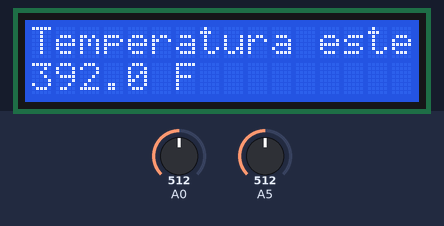
A sketch run on a simulated Arduino Uno, built with avr-gcc and run on an emulated ATmega328P. On the bench: 16×2 character LCD. Inputs (shaded band) come from the test bench; at power-on: A0 = 512, A5 = 512. What the sketch prints to the serial monitor is not drawn.

Above: at 1.2 s.
1.3 s: A0 set to 122
At 4.4 s:
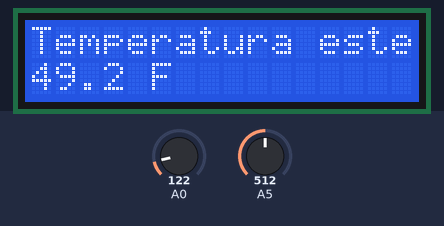
7.5 s: A5 set to 1012
15.2 s: A5 set to 1021
At 19.2 s:
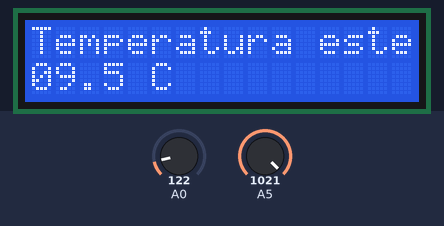
22.6 s: A0 set to 0
At 25.4 s:
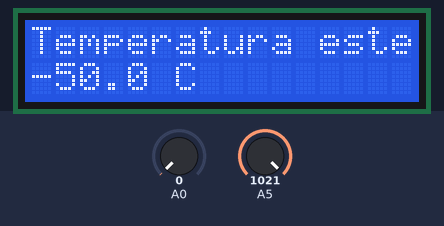
30.3 s: A5 set to 900
At 34.1 s:
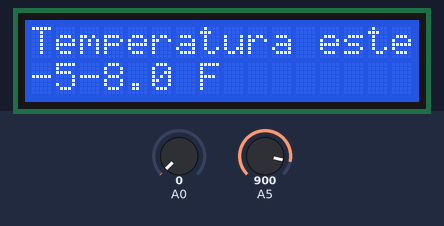
34.6 s: A5 set to 1023
At 36.6 s:
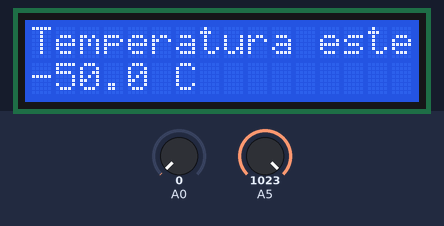
Timing chart, 0 to 38.1 s (numbered marks = the images above; inputs shaded):
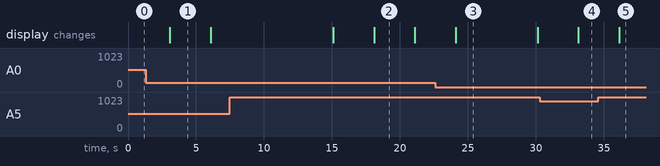

The sketch:

Proiect_SODTR.ino
```cpp
#include <Arduino_FreeRTOS.h>
#include <semphr.h>
#include <queue.h>
#include <LiquidCrystal.h>


LiquidCrystal lcd(12,11,5,4,3,2);
QueueHandle_t q;
SemaphoreHandle_t s;
int aff[5];
int timp=200;


void setup() {

  Serial.begin(9600);
  lcd.begin(16,2);

  xTaskCreate(Temperatura,  "Temperatura",  128,  NULL ,  1 ,  NULL );
  xTaskCreate(Button ,  "Button",  128 ,  NULL,  1 ,  NULL );
  xTaskCreate(Afisare ,  "Afisare",  128 ,  NULL,  1 ,  NULL );

  vSemaphoreCreateBinary(s);
  q=xQueueCreate(1,sizeof(float));
}

void loop()
{

}


void Temperatura( void *pvParameters  )
{
float voltage;
  for (;;)
  {
   int sensorValue = analogRead(A0);
   voltage = sensorValue * 5.0;
   voltage /= 1024.0;
   Serial.println("T");
   xQueueSend(q,&voltage,timp);
   vTaskDelay(timp);

  }
}

void Afisare( void *pvParameters  )
{

  for (;;)
  {
    if(xSemaphoreTake(s,timp))
    {

    lcd.clear();
    lcd.print("Temperatura este");
    lcd.setCursor(0,1);


    for(int i=0;i<4;i++)
  {
    if(i==3)
    lcd.print(".");

    if(aff[0]==0 && i==0)
    continue;
   lcd.print(aff[i]);

  }

  if(aff[4]==1)
    {
     lcd.print(" C");
    }
    else
    {
      lcd.print(" F");
    }
    }
       Serial.println("A");
    vTaskDelay(timp);


}
}

void Button( void *pvParameters  )
{
float Volt;
  for (;;)
  {
     xQueueReceive(q,&Volt,timp);
     int button=analogRead(A5);
    if(button>1020)
     {
    float tempC = (Volt - 0.5) * 100 ;
    int temperatureC=(int)(tempC*10);
    aff[4]=1;
    aff[3]=temperatureC%10;
    temperatureC/=10;
    aff[2]=temperatureC%10;
    temperatureC/=10;
    aff[1]=temperatureC%10;
    temperatureC/=10;
    aff[0]=temperatureC%10;
    temperatureC/=10;


  }
  else
  {
    float tempF = ((Volt - 0.5) * 900.0 / 5.0) + 32.0;
    int temperatureF=(int)(tempF*10);
    aff[4]=0;
    aff[3]=temperatureF%10;
    temperatureF/=10;
    aff[2]=temperatureF%10;
    temperatureF/=10;
    aff[1]=temperatureF%10;
    temperatureF/=10;
    aff[0]=temperatureF%10;
    temperatureF/=10;
  }

   Serial.println("B");
    vTaskDelay(timp);


    xSemaphoreGive(s);
  }
}
```

Measured:
- the behaviour switches between 1020 and 1021 on A5 (found by bisection; images 1 and 2)
- after the input at 1.3 s, the display: changes after 1.8 s (image 1)
- after the input at 15.2 s, the display: changes after 2.9 s (image 2)
- after the input at 22.6 s, the display: changes after 1.5 s (image 3)
- after the input at 30.3 s, the display: changes after 2.8 s (image 4)
- after the input at 34.6 s, the display: changes after 1.5 s (image 5)
- what the display in image 1 shows lasts 3.0 s, from 3.1 s to 6.1 s
